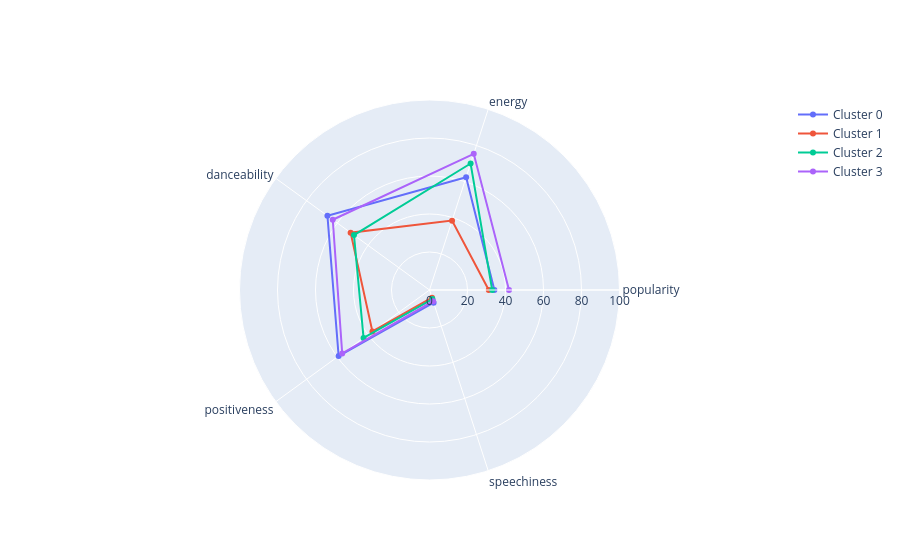

Here is the notebook cell this chart was saved with:
### Code cell
# play around with indexing to get data format right for plot
df_graph.iloc[0]
df_graph.iloc[0].index
df_graph.iloc[0].values

categories = df_graph.iloc[0].index

fig = go.Figure()

# cluster 0
fig.add_trace(go.Scatterpolar(
      r=df_graph.iloc[0].values,
      theta=categories,
      # fill='toself',
      name='Cluster 0'
))

fig.add_trace(go.Scatterpolar(
      r=df_graph.iloc[1].values,
      theta=categories,
      # fill='toself',
      name='Cluster 1'
))

fig.add_trace(go.Scatterpolar(
      r=df_graph.iloc[2].values,
      theta=categories,
      # fill='toself',
      name='Cluster 2'
))

fig.add_trace(go.Scatterpolar(
      r=df_graph.iloc[3].values,
      theta=categories,
      # fill='toself',
      name='Cluster 3'
))

fig.update_layout(
  polar=dict(
    radialaxis=dict(
      visible=True,
      range=[0, 100]
    )),
  showlegend=True
)

### Figure 1 — Plotly figure (JSON) as saved in the notebook; plotly's stock layout.template omitted (floating-point values rounded to 4 significant figures)
{"data": [{"name": "Cluster 0", "r": [34.15, 62.39, 66.4, 59.11, 7.021], "theta": ["popularity", "energy", "danceability", "positiveness", "speechiness"], "type": "scatterpolar"}, {"name": "Cluster 1", "r": [31.19, 38.39, 51.31, 37.14, 4.25], "theta": ["popularity", "energy", "danceability", "positiveness", "speechiness"], "type": "scatterpolar"}, {"name": "Cluster 2", "r": [33, 70, 49.14, 42.9, 5], "theta": ["popularity", "energy", "danceability", "positiveness", "speechiness"], "type": "scatterpolar"}, {"name": "Cluster 3", "r": [41.86, 75.36, 62.93, 56.8, 6.175], "theta": ["popularity", "energy", "danceability", "positiveness", "speechiness"], "type": "scatterpolar"}], "layout": {"polar": {"radialaxis": {"range": [0, 100], "visible": true}}, "showlegend": true}}
